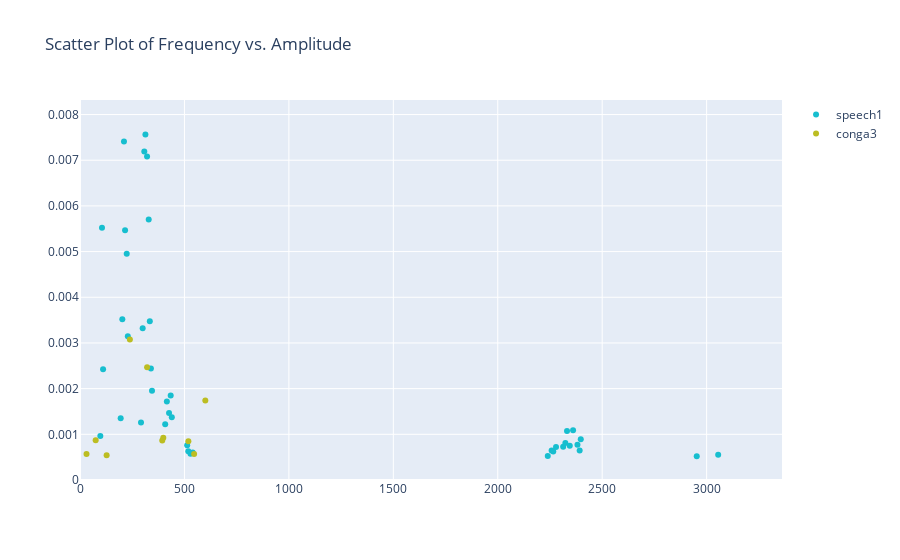

The notebook cell this image was saved under:
### Markdown cell above
Display the dataframes and plot as 2D Plot

### Code cell
from multiplotter import plot_scatter

#display(df1)
#display(df2)

plot_scatter(dfs=[df1, df2], labels=['speech1', 'conga3'], mode='markers')
